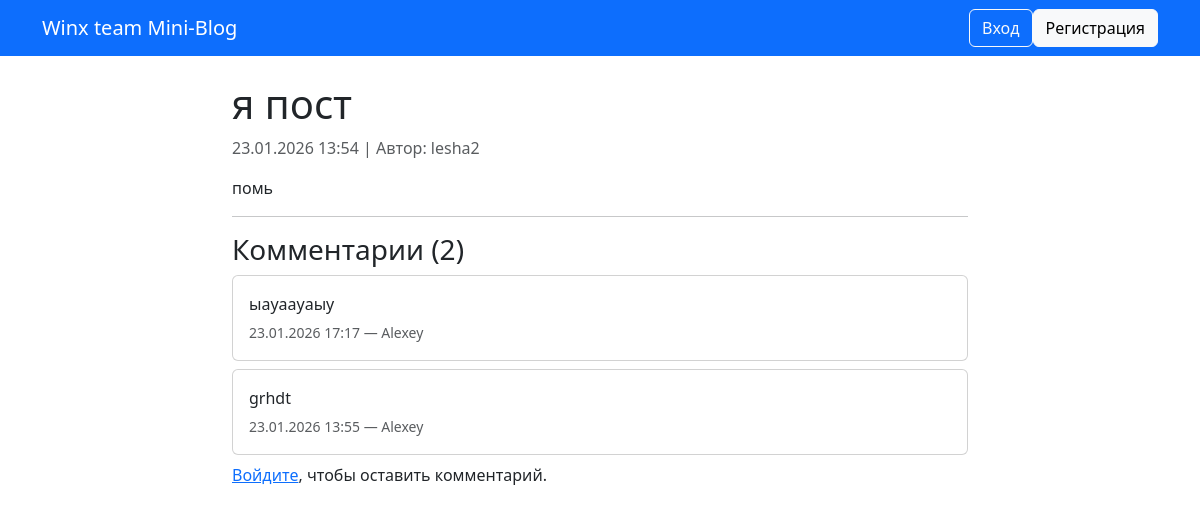
Page /2/ on the committed database.
### posts/models.py (models this page shows, shortened)
class Post(models.Model):
    STATUS_CHOICES = [
        ('draft', 'Черновик'),
        ('published', 'Опубликован'),
    ]
    title = models.CharField(max_length=200)
    content = models.TextField()
    author = models.ForeignKey(settings.AUTH_USER_MODEL, on_delete=models.CASCADE)
    status = models.CharField(max_length=10, choices=STATUS_CHOICES, default='draft')
    created_at = models.DateTimeField(auto_now_add=True)
    updated_at = models.DateTimeField(auto_now=True)

### users/models.py (models this page shows, shortened)
class User(AbstractUser):
    bio = models.TextField(blank=True, null=True)
    avatar = models.ImageField(upload_to='avatars/', blank=True, null=True)

### comments/models.py (models this page shows, shortened)
class Comment(models.Model):
    post = models.ForeignKey(Post, on_delete=models.CASCADE, related_name='comments')
    author = models.ForeignKey(settings.AUTH_USER_MODEL, on_delete=models.CASCADE)
    text = models.TextField()
    created_at = models.DateTimeField(auto_now_add=True)

### posts/views.py (the view)
# urls.py: path('<int:pk>/', views.post_detail, name='post_detail'),
def post_detail(request, pk):
    post = get_object_or_404(Post, pk=pk, status="published")
    comments = post.comments.all().order_by("-created_at")
    return render(
        request, "posts/post_detail.html", {"post": post, "comments": comments}
    )

### templates/posts/post_detail.html (shortened to what this page needs)
{% extends 'base.html' %}
{% block content %}
<div class="row">
    <div class="col-md-8 mx-auto">
        <h1>{{ post.title }}</h1>
        <p class="text-muted">{{ post.created_at|date:"d.m.Y H:i" }} | Автор: {{ post.author.username }}</p>
        <p>{{ post.content|linebreaks }}</p>
        <hr>
        <h3>Комментарии ({{ comments.count }})</h3>
        {% for comment in comments %}
            <div class="card mb-2">
                <div class="card-body">
                    <p class="mb-1">{{ comment.text }}</p>
                    <small class="text-muted">
                        {{ comment.created_at|date:"d.m.Y H:i" }} — {{ comment.author.username }}
                    </small>
                </div>
            </div>
        {% empty %}
            <p>Комментариев пока нет.</p>
        {% endfor %}
        {% if user.is_authenticated %}
            <h4 class="mt-4">Оставить комментарий</h4>
            {% include 'comments/comment_form.html' %}
        {% else %}
            <p><a href="{% url 'login' %}">Войдите</a>, чтобы оставить комментарий.</p>
        {% endif %}
    </div>
</div>
{% endblock %}

### rows in the picture
Post: title "я пост", created_at "23.01.2026 13:54", author.username "lesha2", content "помь"
Comment: text "ыауаауаыу", created_at "23.01.2026 17:17", author.username "Alexey"
Comment: text "grhdt", created_at "23.01.2026 13:55", author.username "Alexey"

### other values in the picture
{{ comments.count }} "2"
